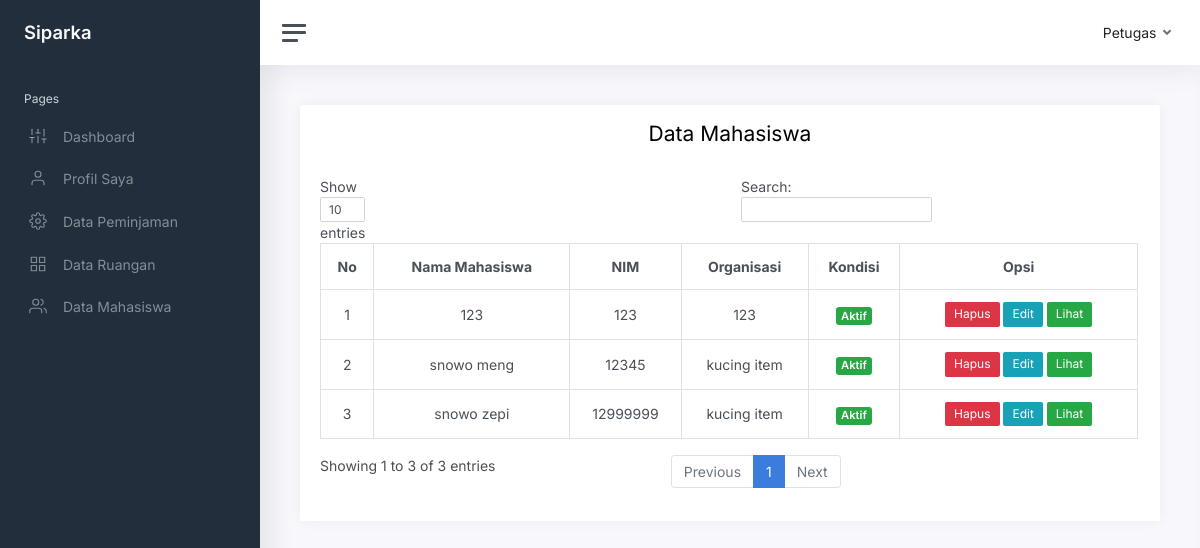
/admin/mhs.php (signed in), run on the app's committed database.
### tables this page shows
CREATE TABLE `tb_mahasiswa` (
  `id_mhs` int(11) NOT NULL,
  `nim_mhs` varchar(20) NOT NULL,
  `nama_mhs` varchar(75) NOT NULL,
  `organisasi` varchar(100) NOT NULL,
  `jurusan` varchar(70) NOT NULL,
  `email` varchar(200) NOT NULL,
  `password` varchar(70) NOT NULL,
  `no_hp` varchar(20) NOT NULL,
  `alamat` varchar(200) NOT NULL,
  `tgl` varchar(20) NOT NULL,
  `ktm` varchar(50) NOT NULL,
  `enk` varchar(20) NOT NULL,
  `status` varchar(25) NOT NULL
);

### admin/mhs.php (the view, shortened to what this page needs)
<?php include('header.php') ?>
<main class="content">
  <div class="container-fluid p-0">
    <div class="row">
      <div class="col-12 col-md-12 col-xxl-6 d-flex order-3 order-xxl-2">
        <div class="card flex-fill w-100">
          <div class="card-header">
            <h3 style="margin-bottom: 30px; text-align: center;">Data Mahasiswa</h3>
            <table class="table table-bordered table-hover" id="example">
              <thead>
              <tr>
                <th>
                  <center>No
                </th>
                <th>
                  <center>Nama Mahasiswa
                </th>
                <th>
                  <center>NIM
                </th>
                <th>
                  <center>Organisasi
                </th>
                <th>
                  <center>Kondisi
                </th>
                <th>
                  <center>Opsi
                </th>
              </tr>
            </thead>
            <?php
            $no=1;
            include('../koneksi.php');
            $data = mysqli_query($koneksi, "SELECT * from tb_mahasiswa ");
            while ($d = mysqli_fetch_array($data)) {
             ?>
              <tr>
                <td><center><?= $no++ ?></td>
                <td><center><?= $d['nama_mhs'] ?></td>
                <td><center><?= $d['nim_mhs'] ?></td>
                <td><center><?= $d['organisasi'] ?></td>
                <td><center>
                <?php
                if (($d['status']) == 'aktif' ) {
                  ?>
                  <span class="badge bg-success">Aktif</span>
                <?php
                }elseif (($d['status']) == 'tolak' ) {
                ?>
                  <span class="badge bg-danger">Tolak</span>
                <?php  }else{ ?>
                  <span class="badge bg-primary">belum validasi</span>
                <?php } ?>
                <td>
                  <center>
                    <a href="mhs-hapus.php?nim_mhs=<?= $d['nim_mhs'] ?>" class="btn btn-sm btn-danger"
                      onclick="return confirm('Anda yakin Hapus data Mahasiswa <?php echo $d['nama_mhs']; ?> ?')">Hapus</a>
                    <a class="btn btn-sm btn-info" href="mhs-edit.php?nim_mhs=<?= $d['nim_mhs'] ?>">Edit</a>
                    <a class="btn btn-sm btn-success" href="mhs-lihat.php?nim_mhs=<?= $d['nim_mhs'] ?>">Lihat</a>
                </td>
              </tr>
              <?php } ?>
            </table>
          </div>
        </div>
      </div>
    </div>
  </div>
</main>
<?php include('footer.php') ?>

### data on the page
tb_mahasiswa: nama_mhs "123", nim_mhs "123", organisasi "123", status "Aktif"
tb_mahasiswa: nama_mhs "snowo meng", nim_mhs "12345", organisasi "kucing item", status "Aktif"
tb_mahasiswa: nama_mhs "snowo zepi", nim_mhs "12999999", organisasi "kucing item", status "Aktif"
